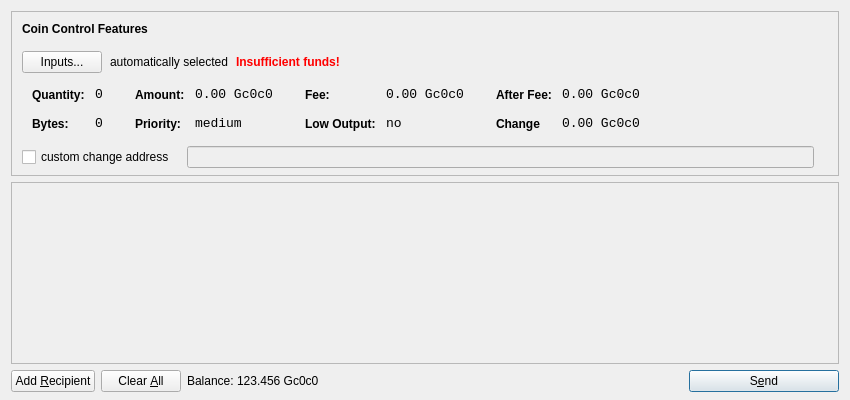
<?xml version="1.0" encoding="UTF-8"?>
<ui version="4.0">
 <class>SendCoinsDialog</class>
 <widget class="QDialog" name="SendCoinsDialog">
  <property name="geometry">
   <rect>
    <x>0</x>
    <y>0</y>
    <width>850</width>
    <height>400</height>
   </rect>
  </property>
  <property name="windowTitle">
   <string>Send Coins</string>
  </property>
  <layout class="QVBoxLayout" name="verticalLayout" stretch="0,1,0">
   <property name="bottomMargin">
    <number>8</number>
   </property>
   <item>
    <widget class="QFrame" name="frameCoinControl">
     <property name="sizePolicy">
      <sizepolicy hsizetype="Expanding" vsizetype="Expanding">
       <horstretch>0</horstretch>
       <verstretch>0</verstretch>
      </sizepolicy>
     </property>
     <property name="maximumSize">
      <size>
       <width>16777215</width>
       <height>16777215</height>
      </size>
     </property>
     <property name="frameShape">
      <enum>QFrame::StyledPanel</enum>
     </property>
     <property name="frameShadow">
      <enum>QFrame::Sunken</enum>
     </property>
     <layout class="QVBoxLayout" name="verticalLayoutCoinControl2">
      <property name="spacing">
       <number>-1</number>
      </property>
      <property name="leftMargin">
       <number>0</number>
      </property>
      <property name="topMargin">
       <number>0</number>
      </property>
      <property name="rightMargin">
       <number>0</number>
      </property>
      <property name="bottomMargin">
       <number>6</number>
      </property>
      <item>
       <layout class="QVBoxLayout" name="verticalLayoutCoinControl" stretch="0,0,0,0,1">
        <property name="spacing">
         <number>0</number>
        </property>
        <property name="leftMargin">
         <number>10</number>
        </property>
        <property name="topMargin">
         <number>10</number>
        </property>
        <item>
         <layout class="QHBoxLayout" name="horizontalLayoutCoinControl1">
          <property name="bottomMargin">
           <number>15</number>
          </property>
          <item>
           <widget class="QLabel" name="labelCoinControlFeatures">
            <property name="sizePolicy">
             <sizepolicy hsizetype="Preferred" vsizetype="Maximum">
              <horstretch>0</horstretch>
              <verstretch>0</verstretch>
             </sizepolicy>
            </property>
            <property name="font">
             <font>
              <weight>75</weight>
              <bold>true</bold>
             </font>
            </property>
            <property name="styleSheet">
             <string notr="true">font-weight:bold;</string>
            </property>
            <property name="text">
             <string>Coin Control Features</string>
            </property>
           </widget>
          </item>
         </layout>
        </item>
        <item>
         <layout class="QHBoxLayout" name="horizontalLayoutCoinControl2" stretch="0,0,0,0">
          <property name="spacing">
           <number>8</number>
          </property>
          <property name="bottomMargin">
           <number>10</number>
          </property>
          <item>
           <widget class="QPushButton" name="pushButtonCoinControl">
            <property name="styleSheet">
             <string notr="true"/>
            </property>
            <property name="text">
             <string>Inputs...</string>
            </property>
           </widget>
          </item>
          <item>
           <widget class="QLabel" name="labelCoinControlAutomaticallySelected">
            <property name="text">
             <string>automatically selected</string>
            </property>
            <property name="margin">
             <number>5</number>
            </property>
           </widget>
          </item>
          <item>
           <widget class="QLabel" name="labelCoinControlInsuffFunds">
            <property name="font">
             <font>
              <weight>75</weight>
              <bold>true</bold>
             </font>
            </property>
            <property name="styleSheet">
             <string notr="true">color:red;font-weight:bold;</string>
            </property>
            <property name="text">
             <string>Insufficient funds!</string>
            </property>
            <property name="margin">
             <number>5</number>
            </property>
           </widget>
          </item>
          <item>
           <spacer name="horizontalSpacerCoinControl">
            <property name="orientation">
             <enum>Qt::Horizontal</enum>
            </property>
            <property name="sizeHint" stdset="0">
             <size>
              <width>40</width>
              <height>1</height>
             </size>
            </property>
           </spacer>
          </item>
         </layout>
        </item>
        <item>
         <widget class="QWidget" name="widgetCoinControl" native="true">
          <property name="sizePolicy">
           <sizepolicy hsizetype="Preferred" vsizetype="Preferred">
            <horstretch>0</horstretch>
            <verstretch>0</verstretch>
           </sizepolicy>
          </property>
          <property name="minimumSize">
           <size>
            <width>0</width>
            <height>0</height>
           </size>
          </property>
          <property name="styleSheet">
           <string notr="true"/>
          </property>
          <layout class="QHBoxLayout" name="horizontalLayoutCoinControl5">
           <property name="margin">
            <number>0</number>
           </property>
           <item>
            <layout class="QHBoxLayout" name="horizontalLayoutCoinControl3" stretch="0,0,0,1">
             <property name="spacing">
              <number>20</number>
             </property>
             <property name="topMargin">
              <number>0</number>
             </property>
             <property name="bottomMargin">
              <number>10</number>
             </property>
             <item>
              <layout class="QFormLayout" name="formLayoutCoinControl1">
               <property name="horizontalSpacing">
                <number>10</number>
               </property>
               <property name="verticalSpacing">
                <number>14</number>
               </property>
               <property name="leftMargin">
                <number>10</number>
               </property>
               <property name="topMargin">
                <number>4</number>
               </property>
               <property name="rightMargin">
                <number>6</number>
               </property>
               <item row="0" column="0">
                <widget class="QLabel" name="labelCoinControlQuantityText">
                 <property name="styleSheet">
                  <string notr="true">font-weight:bold;</string>
                 </property>
                 <property name="text">
                  <string>Quantity:</string>
                 </property>
                 <property name="margin">
                  <number>0</number>
                 </property>
                </widget>
               </item>
               <item row="0" column="1">
                <widget class="QLabel" name="labelCoinControlQuantity">
                 <property name="font">
                  <font>
                   <family>Monospace</family>
                   <pointsize>10</pointsize>
                  </font>
                 </property>
                 <property name="cursor">
                  <cursorShape>IBeamCursor</cursorShape>
                 </property>
                 <property name="contextMenuPolicy">
                  <enum>Qt::ActionsContextMenu</enum>
                 </property>
                 <property name="text">
                  <string>0</string>
                 </property>
                 <property name="margin">
                  <number>0</number>
                 </property>
                 <property name="textInteractionFlags">
                  <set>Qt::LinksAccessibleByMouse|Qt::TextSelectableByKeyboard|Qt::TextSelectableByMouse</set>
                 </property>
                </widget>
               </item>
               <item row="1" column="0">
                <widget class="QLabel" name="labelCoinControlBytesText">
                 <property name="styleSheet">
                  <string notr="true">font-weight:bold;</string>
                 </property>
                 <property name="text">
                  <string>Bytes:</string>
                 </property>
                </widget>
               </item>
               <item row="1" column="1">
                <widget class="QLabel" name="labelCoinControlBytes">
                 <property name="font">
                  <font>
                   <family>Monospace</family>
                   <pointsize>10</pointsize>
                  </font>
                 </property>
                 <property name="cursor">
                  <cursorShape>IBeamCursor</cursorShape>
                 </property>
                 <property name="contextMenuPolicy">
                  <enum>Qt::ActionsContextMenu</enum>
                 </property>
                 <property name="text">
                  <string>0</string>
                 </property>
                 <property name="textInteractionFlags">
                  <set>Qt::LinksAccessibleByMouse|Qt::TextSelectableByKeyboard|Qt::TextSelectableByMouse</set>
                 </property>
                </widget>
               </item>
              </layout>
             </item>
             <item>
              <layout class="QFormLayout" name="formLayoutCoinControl2">
               <property name="horizontalSpacing">
                <number>10</number>
               </property>
               <property name="verticalSpacing">
                <number>14</number>
               </property>
               <property name="leftMargin">
                <number>6</number>
               </property>
               <property name="topMargin">
                <number>4</number>
               </property>
               <property name="rightMargin">
                <number>6</number>
               </property>
               <item row="0" column="0">
                <widget class="QLabel" name="labelCoinControlAmountText">
                 <property name="styleSheet">
                  <string notr="true">font-weight:bold;</string>
                 </property>
                 <property name="text">
                  <string>Amount:</string>
                 </property>
                 <property name="margin">
                  <number>0</number>
                 </property>
                </widget>
               </item>
               <item row="0" column="1">
                <widget class="QLabel" name="labelCoinControlAmount">
                 <property name="font">
                  <font>
                   <family>Monospace</family>
                   <pointsize>10</pointsize>
                  </font>
                 </property>
                 <property name="cursor">
                  <cursorShape>IBeamCursor</cursorShape>
                 </property>
                 <property name="contextMenuPolicy">
                  <enum>Qt::ActionsContextMenu</enum>
                 </property>
                 <property name="text">
                  <string notr="true">0.00 Gc0c0</string>
                 </property>
                 <property name="textInteractionFlags">
                  <set>Qt::LinksAccessibleByMouse|Qt::TextSelectableByKeyboard|Qt::TextSelectableByMouse</set>
                 </property>
                </widget>
               </item>
               <item row="1" column="0">
                <widget class="QLabel" name="labelCoinControlPriorityText">
                 <property name="styleSheet">
                  <string notr="true">font-weight:bold;</string>
                 </property>
                 <property name="text">
                  <string>Priority:</string>
                 </property>
                </widget>
               </item>
               <item row="1" column="1">
                <widget class="QLabel" name="labelCoinControlPriority">
                 <property name="font">
                  <font>
                   <family>Monospace</family>
                   <pointsize>10</pointsize>
                  </font>
                 </property>
                 <property name="cursor">
                  <cursorShape>IBeamCursor</cursorShape>
                 </property>
                 <property name="contextMenuPolicy">
                  <enum>Qt::ActionsContextMenu</enum>
                 </property>
                 <property name="text">
                  <string>medium</string>
                 </property>
                 <property name="textInteractionFlags">
                  <set>Qt::LinksAccessibleByMouse|Qt::TextSelectableByKeyboard|Qt::TextSelectableByMouse</set>
                 </property>
                </widget>
               </item>
              </layout>
             </item>
             <item>
              <layout class="QFormLayout" name="formLayoutCoinControl3">
               <property name="horizontalSpacing">
                <number>10</number>
               </property>
               <property name="verticalSpacing">
                <number>14</number>
               </property>
               <property name="leftMargin">
                <number>6</number>
               </property>
               <property name="topMargin">
                <number>4</number>
               </property>
               <property name="rightMargin">
                <number>6</number>
               </property>
               <item row="0" column="0">
                <widget class="QLabel" name="labelCoinControlFeeText">
                 <property name="styleSheet">
                  <string notr="true">font-weight:bold;</string>
                 </property>
                 <property name="text">
                  <string>Fee:</string>
                 </property>
                 <property name="margin">
                  <number>0</number>
                 </property>
                </widget>
               </item>
               <item row="0" column="1">
                <widget class="QLabel" name="labelCoinControlFee">
                 <property name="font">
                  <font>
                   <family>Monospace</family>
                   <pointsize>10</pointsize>
                  </font>
                 </property>
                 <property name="cursor">
                  <cursorShape>IBeamCursor</cursorShape>
                 </property>
                 <property name="contextMenuPolicy">
                  <enum>Qt::ActionsContextMenu</enum>
                 </property>
                 <property name="text">
                  <string notr="true">0.00 Gc0c0</string>
                 </property>
                 <property name="textInteractionFlags">
                  <set>Qt::LinksAccessibleByMouse|Qt::TextSelectableByKeyboard|Qt::TextSelectableByMouse</set>
                 </property>
                </widget>
               </item>
               <item row="1" column="0">
                <widget class="QLabel" name="labelCoinControlLowOutputText">
                 <property name="styleSheet">
                  <string notr="true">font-weight:bold;</string>
                 </property>
                 <property name="text">
                  <string>Low Output:</string>
                 </property>
                </widget>
               </item>
               <item row="1" column="1">
                <widget class="QLabel" name="labelCoinControlLowOutput">
                 <property name="font">
                  <font>
                   <family>Monospace</family>
                   <pointsize>10</pointsize>
                  </font>
                 </property>
                 <property name="cursor">
                  <cursorShape>IBeamCursor</cursorShape>
                 </property>
                 <property name="contextMenuPolicy">
                  <enum>Qt::ActionsContextMenu</enum>
                 </property>
                 <property name="text">
                  <string>no</string>
                 </property>
                 <property name="textInteractionFlags">
                  <set>Qt::LinksAccessibleByMouse|Qt::TextSelectableByKeyboard|Qt::TextSelectableByMouse</set>
                 </property>
                </widget>
               </item>
              </layout>
             </item>
             <item>
              <layout class="QFormLayout" name="formLayoutCoinControl4">
               <property name="horizontalSpacing">
                <number>10</number>
               </property>
               <property name="verticalSpacing">
                <number>14</number>
               </property>
               <property name="leftMargin">
                <number>6</number>
               </property>
               <property name="topMargin">
                <number>4</number>
               </property>
               <property name="rightMargin">
                <number>6</number>
               </property>
               <item row="0" column="0">
                <widget class="QLabel" name="labelCoinControlAfterFeeText">
                 <property name="styleSheet">
                  <string notr="true">font-weight:bold;</string>
                 </property>
                 <property name="text">
                  <string>After Fee:</string>
                 </property>
                 <property name="margin">
                  <number>0</number>
                 </property>
                </widget>
               </item>
               <item row="0" column="1">
                <widget class="QLabel" name="labelCoinControlAfterFee">
                 <property name="font">
                  <font>
                   <family>Monospace</family>
                   <pointsize>10</pointsize>
                  </font>
                 </property>
                 <property name="cursor">
                  <cursorShape>IBeamCursor</cursorShape>
                 </property>
                 <property name="contextMenuPolicy">
                  <enum>Qt::ActionsContextMenu</enum>
                 </property>
                 <property name="text">
                  <string notr="true">0.00 Gc0c0</string>
                 </property>
                 <property name="textInteractionFlags">
                  <set>Qt::LinksAccessibleByMouse|Qt::TextSelectableByKeyboard|Qt::TextSelectableByMouse</set>
                 </property>
                </widget>
               </item>
               <item row="1" column="0">
                <widget class="QLabel" name="labelCoinControlChangeText">
                 <property name="styleSheet">
                  <string notr="true">font-weight:bold;</string>
                 </property>
                 <property name="text">
                  <string>Change</string>
                 </property>
                </widget>
               </item>
               <item row="1" column="1">
                <widget class="QLabel" name="labelCoinControlChange">
                 <property name="font">
                  <font>
                   <family>Monospace</family>
                   <pointsize>10</pointsize>
                  </font>
                 </property>
                 <property name="cursor">
                  <cursorShape>IBeamCursor</cursorShape>
                 </property>
                 <property name="contextMenuPolicy">
                  <enum>Qt::ActionsContextMenu</enum>
                 </property>
                 <property name="text">
                  <string notr="true">0.00 Gc0c0</string>
                 </property>
                 <property name="textInteractionFlags">
                  <set>Qt::LinksAccessibleByMouse|Qt::TextSelectableByKeyboard|Qt::TextSelectableByMouse</set>
                 </property>
                </widget>
               </item>
              </layout>
             </item>
            </layout>
           </item>
          </layout>
         </widget>
        </item>
        <item>
         <layout class="QHBoxLayout" name="horizontalLayoutCoinControl4" stretch="0,0,0">
          <property name="spacing">
           <number>12</number>
          </property>
          <property name="sizeConstraint">
           <enum>QLayout::SetDefaultConstraint</enum>
          </property>
          <property name="topMargin">
           <number>5</number>
          </property>
          <property name="rightMargin">
           <number>5</number>
          </property>
          <item>
           <widget class="QCheckBox" name="checkBoxCoinControlChange">
            <property name="text">
             <string>custom change address</string>
            </property>
           </widget>
          </item>
          <item>
           <widget class="QLineEdit" name="lineEditCoinControlChange">
            <property name="enabled">
             <bool>false</bool>
            </property>
            <property name="sizePolicy">
             <sizepolicy hsizetype="Expanding" vsizetype="Fixed">
              <horstretch>0</horstretch>
              <verstretch>0</verstretch>
             </sizepolicy>
            </property>
           </widget>
          </item>
          <item>
           <widget class="QLabel" name="labelCoinControlChangeLabel">
            <property name="sizePolicy">
             <sizepolicy hsizetype="Preferred" vsizetype="Expanding">
              <horstretch>0</horstretch>
              <verstretch>0</verstretch>
             </sizepolicy>
            </property>
            <property name="minimumSize">
             <size>
              <width>0</width>
              <height>0</height>
             </size>
            </property>
            <property name="text">
             <string/>
            </property>
            <property name="margin">
             <number>3</number>
            </property>
           </widget>
          </item>
         </layout>
        </item>
        <item>
         <spacer name="verticalSpacerCoinControl">
          <property name="orientation">
           <enum>Qt::Vertical</enum>
          </property>
          <property name="sizeHint" stdset="0">
           <size>
            <width>800</width>
            <height>1</height>
           </size>
          </property>
         </spacer>
        </item>
       </layout>
      </item>
     </layout>
    </widget>
   </item>
   <item>
    <widget class="QScrollArea" name="scrollArea">
     <property name="widgetResizable">
      <bool>true</bool>
     </property>
     <widget class="QWidget" name="scrollAreaWidgetContents">
      <property name="geometry">
       <rect>
        <x>0</x>
        <y>0</y>
        <width>830</width>
        <height>165</height>
       </rect>
      </property>
      <layout class="QVBoxLayout" name="verticalLayout_2">
       <property name="margin">
        <number>0</number>
       </property>
       <item>
        <layout class="QVBoxLayout" name="entries">
         <property name="spacing">
          <number>6</number>
         </property>
        </layout>
       </item>
       <item>
        <spacer name="verticalSpacer">
         <property name="orientation">
          <enum>Qt::Vertical</enum>
         </property>
         <property name="sizeHint" stdset="0">
          <size>
           <width>20</width>
           <height>40</height>
          </size>
         </property>
        </spacer>
       </item>
      </layout>
     </widget>
    </widget>
   </item>
   <item>
    <layout class="QHBoxLayout" name="horizontalLayout">
     <item>
      <widget class="QPushButton" name="addButton">
       <property name="toolTip">
        <string>Send to multiple recipients at once</string>
       </property>
       <property name="text">
        <string>Add &amp;Recipient</string>
       </property>
       <property name="autoDefault">
        <bool>false</bool>
       </property>
      </widget>
     </item>
     <item>
      <widget class="QPushButton" name="clearButton">
       <property name="sizePolicy">
        <sizepolicy hsizetype="Minimum" vsizetype="Fixed">
         <horstretch>0</horstretch>
         <verstretch>0</verstretch>
        </sizepolicy>
       </property>
       <property name="toolTip">
        <string>Remove all transaction fields</string>
       </property>
       <property name="text">
        <string>Clear &amp;All</string>
       </property>
       <property name="autoRepeatDelay">
        <number>300</number>
       </property>
       <property name="autoDefault">
        <bool>false</bool>
       </property>
      </widget>
     </item>
     <item>
      <layout class="QHBoxLayout" name="horizontalLayout_2">
       <property name="spacing">
        <number>3</number>
       </property>
       <item>
        <widget class="QLabel" name="label">
         <property name="sizePolicy">
          <sizepolicy hsizetype="Preferred" vsizetype="Fixed">
           <horstretch>0</horstretch>
           <verstretch>0</verstretch>
          </sizepolicy>
         </property>
         <property name="text">
          <string>Balance:</string>
         </property>
        </widget>
       </item>
       <item>
        <widget class="QLabel" name="labelBalance">
         <property name="sizePolicy">
          <sizepolicy hsizetype="Preferred" vsizetype="Fixed">
           <horstretch>0</horstretch>
           <verstretch>0</verstretch>
          </sizepolicy>
         </property>
         <property name="cursor">
          <cursorShape>IBeamCursor</cursorShape>
         </property>
         <property name="text">
          <string>123.456 Gc0c0</string>
         </property>
         <property name="textInteractionFlags">
          <set>Qt::LinksAccessibleByMouse|Qt::TextSelectableByKeyboard|Qt::TextSelectableByMouse</set>
         </property>
        </widget>
       </item>
      </layout>
     </item>
     <item>
      <spacer name="horizontalSpacer">
       <property name="orientation">
        <enum>Qt::Horizontal</enum>
       </property>
       <property name="sizeHint" stdset="0">
        <size>
         <width>40</width>
         <height>20</height>
        </size>
       </property>
      </spacer>
     </item>
     <item>
      <widget class="QPushButton" name="sendButton">
       <property name="minimumSize">
        <size>
         <width>150</width>
         <height>0</height>
        </size>
       </property>
       <property name="toolTip">
        <string>Confirm the send action</string>
       </property>
       <property name="text">
        <string>S&amp;end</string>
       </property>
       <property name="icon">
        <iconset resource="../bitcoin.qrc">
         <normaloff>:/icons/send</normaloff>:/icons/send</iconset>
       </property>
       <property name="default">
        <bool>true</bool>
       </property>
      </widget>
     </item>
    </layout>
   </item>
  </layout>
 </widget>
 <resources>
  <include location="../bitcoin.qrc"/>
 </resources>
 <connections/>
</ui>
